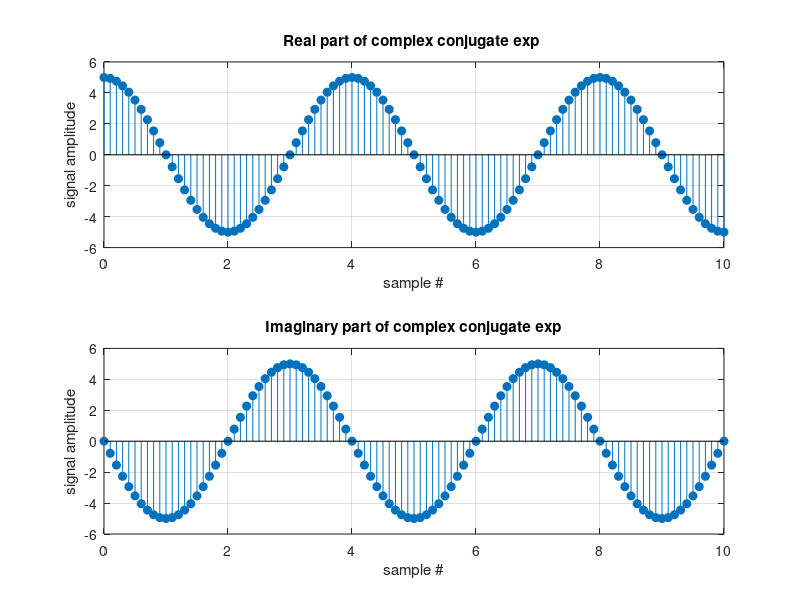

Source code (MATLAB):
clear, close all, clc
n=0:1/10:10;
k=5;
a=pi/2;
x=k * exp(a*n*1i);
cx = conj(x);
% plot the real part
subplot(2,1,1)
stem(n, real(cx), 'filled')
title('Real part of complex conjugate exp ')
xlabel('sample #')
ylabel('signal amplitude')
grid
% plot the imaginary part
subplot(2,1,2)
stem(n, imag(cx), 'filled')
title('Imaginary part of complex conjugate exp')
xlabel('sample #')
ylabel('signal amplitude')
grid
